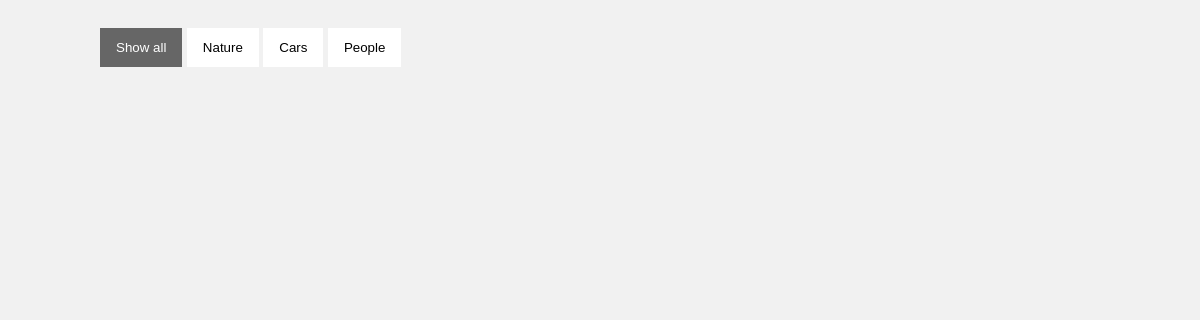
Page /dashboard/ on the earlier database version.
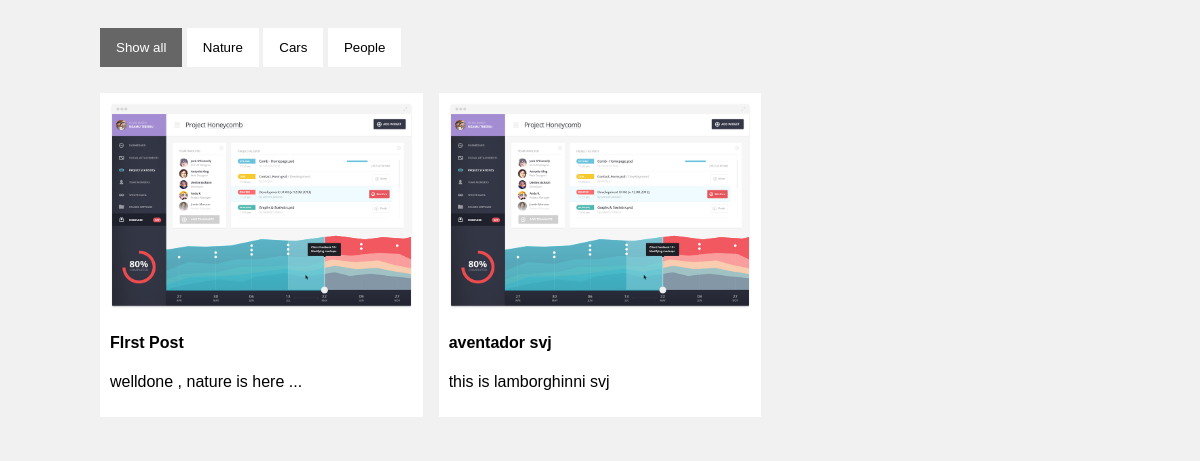
Same page on the later database version.
### Dashboard/models.py (models this page shows)
class Dashboard(models.Model):
    highlight = models.TextField()
    name = models.CharField(max_length=50)
    img = models.ImageField(upload_to='docs_img')
    desc = models.TextField()

### Dashboard/views.py (the view)
# urls.py: path('', views.elearn, name='elearn'),
def elearn(request):
    dboards = Dashboard.objects.all()
    return render(request, 'dashboard.html', {'dboards': dboards})

### templates/dashboard.html (shortened to what this page needs)
{% load static %}
<!DOCTYPE html>
<html>
<head>
</head>
<body>
<div class="main">
<div id="myBtnContainer">
  <button class="btn active" onclick="filterSelection('all')"> Show all</button>
  <button class="btn" onclick="filterSelection('nature')">Nature</button>
  <button class="btn" onclick="filterSelection('cars')">Cars</button>
  <button class="btn" onclick="filterSelection('people')">People</button>
</div>
<div class="row">
{% for dboard in dboards %}
  <div class="{{dboard.highlight}}">
    <div class="content">
      <img src="{{dboard.img.url}}" alt="Mountains" style="width:100%">
      <h4>{{dboard.name}}</h4>
      <p>{{dboard.desc}}</p>
    </div>
  </div>
  {% endfor %}
</div>
</div>
</body>
</html>

Differences in the rows shown:
added Dashboard: img (picture), name "FIrst Post", desc "welldone , nature is here ..."
added Dashboard: img (picture), name "aventador svj", desc "this is lamborghinni svj"
